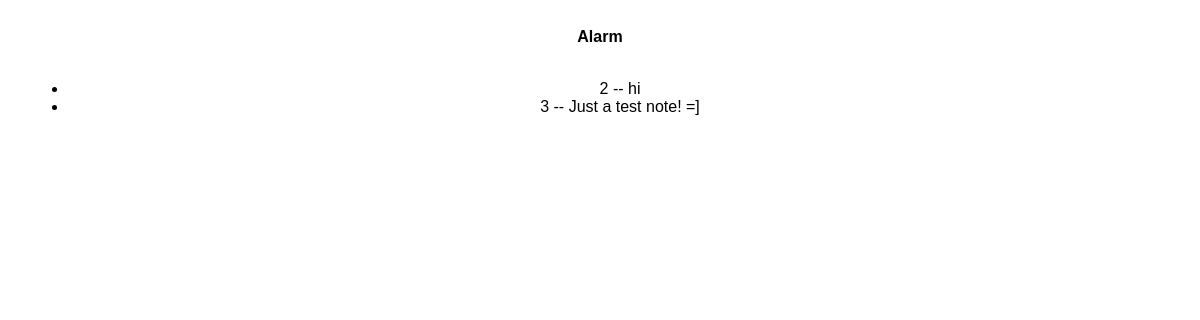
The page /auth/ on the database as committed earlier.
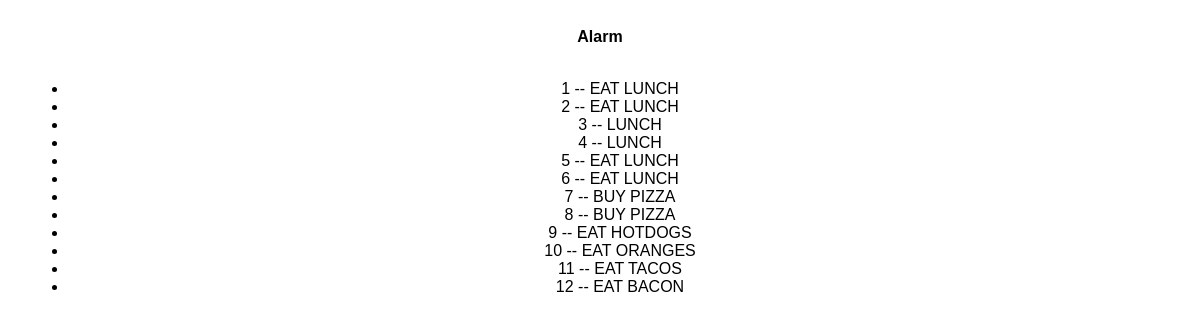
The same page on the database as committed later.
### note/models.py (models this page shows)
class Userdata(models.Model):
    user_id = models.TextField(max_length=600)
    content = models.TextField()
    created_on = models.DateTimeField(auto_now_add=True)

### note/views.py (the view, shortened to what this page needs)
# urls.py: url(r'^auth/$', views.auth, name='auth'),
def auth(request):
	if request.method == 'GET':
		rows = Userdata.objects.all()
		data = {"alarms":rows}
		return render(request, 'auth.html', data)

### note/templates/auth.html (shortened to what this page needs)
<html>
<head>
</head>
<body>
    <div class="content">
        <div><b>Alarm</b></div>
        <form method="post" action="/auth/">
            <br />
            <ul>
            	{% for alarm in alarms %}
            	<li>{{ alarm.id }} -- {{ alarm.content }}</li>
            	{% endfor %}
            </ul>
        </form>
    </div>
</body>
</html>

### note/templates/auth.html (style rules this page uses)
.content { margin:0px auto; text-align:center; padding:20px; }
body { font-family:helvetica; }

Rows that differ between the two databases and show on the page:
added Userdata: id "1", content "EAT LUNCH"
changed Userdata id 2: content "hi" → "EAT LUNCH"
changed Userdata id 3: content "Just a test note! =]" → "LUNCH"
added Userdata: id "4", content "LUNCH"
added Userdata: id "5", content "EAT LUNCH"
added Userdata: id "6", content "EAT LUNCH"
added Userdata: id "7", content "BUY PIZZA"
added Userdata: id "8", content "BUY PIZZA"
added Userdata: id "9", content "EAT HOTDOGS"
added Userdata: id "10", content "EAT ORANGES"
added Userdata: id "11", content "EAT TACOS"
added Userdata: id "12", content "EAT BACON"
